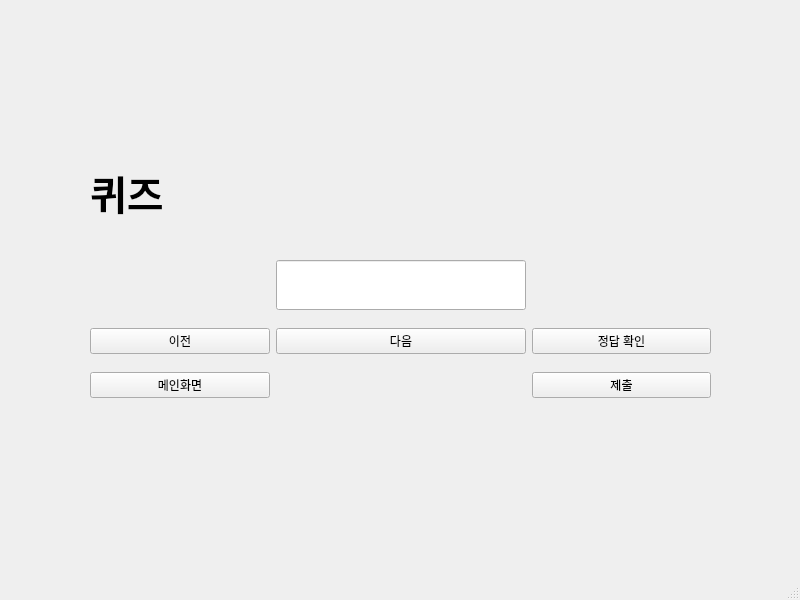
<?xml version="1.0" encoding="UTF-8"?>
<ui version="4.0">
 <class>MainWindow</class>
 <widget class="QMainWindow" name="MainWindow">
  <property name="geometry">
   <rect>
    <x>0</x>
    <y>0</y>
    <width>800</width>
    <height>600</height>
   </rect>
  </property>
  <property name="windowTitle">
   <string>MainWindow</string>
  </property>
  <widget class="QWidget" name="centralwidget">
   <widget class="QStackedWidget" name="stacked_widget">
    <property name="geometry">
     <rect>
      <x>70</x>
      <y>50</y>
      <width>671</width>
      <height>461</height>
     </rect>
    </property>
    <property name="currentIndex">
     <number>3</number>
    </property>
    <widget class="QWidget" name="page">
     <widget class="QWidget" name="gridLayoutWidget">
      <property name="geometry">
       <rect>
        <x>120</x>
        <y>80</y>
        <width>408</width>
        <height>202</height>
       </rect>
      </property>
      <layout class="QGridLayout" name="gridLayout">
       <property name="leftMargin">
        <number>0</number>
       </property>
       <item row="2" column="0">
        <widget class="QLabel" name="label_3">
         <property name="text">
          <string>PW</string>
         </property>
        </widget>
       </item>
       <item row="0" column="0" colspan="2">
        <widget class="QLabel" name="label">
         <property name="text">
          <string>영어 단어 학습 프로그램</string>
         </property>
        </widget>
       </item>
       <item row="1" column="0">
        <widget class="QLabel" name="label_2">
         <property name="text">
          <string>ID</string>
         </property>
        </widget>
       </item>
       <item row="3" column="0">
        <widget class="QPushButton" name="btn_student_exit">
         <property name="minimumSize">
          <size>
           <width>100</width>
           <height>0</height>
          </size>
         </property>
         <property name="maximumSize">
          <size>
           <width>100</width>
           <height>50</height>
          </size>
         </property>
         <property name="text">
          <string>종료</string>
         </property>
        </widget>
       </item>
       <item row="3" column="1">
        <widget class="QPushButton" name="btn_student_login">
         <property name="minimumSize">
          <size>
           <width>100</width>
           <height>50</height>
          </size>
         </property>
         <property name="maximumSize">
          <size>
           <width>100</width>
           <height>50</height>
          </size>
         </property>
         <property name="text">
          <string>로그인</string>
         </property>
        </widget>
       </item>
       <item row="1" column="1">
        <widget class="QLineEdit" name="le_student_id">
         <property name="maximumSize">
          <size>
           <width>300</width>
           <height>30</height>
          </size>
         </property>
         <property name="text">
          <string/>
         </property>
        </widget>
       </item>
       <item row="2" column="1">
        <widget class="QLineEdit" name="le_student_pw">
         <property name="maximumSize">
          <size>
           <width>300</width>
           <height>30</height>
          </size>
         </property>
        </widget>
       </item>
      </layout>
     </widget>
    </widget>
    <widget class="QWidget" name="page_2">
     <widget class="QWidget" name="gridLayoutWidget_2">
      <property name="geometry">
       <rect>
        <x>30</x>
        <y>80</y>
        <width>621</width>
        <height>281</height>
       </rect>
      </property>
      <layout class="QGridLayout" name="gridLayout_2">
       <item row="0" column="0">
        <widget class="QLabel" name="label_4">
         <property name="text">
          <string>단어 학습</string>
         </property>
        </widget>
       </item>
       <item row="1" column="1">
        <widget class="QPushButton" name="btn_select_quiz">
         <property name="text">
          <string>선택</string>
         </property>
        </widget>
       </item>
       <item row="0" column="1">
        <widget class="QLabel" name="label_5">
         <property name="text">
          <string>퀴즈</string>
         </property>
        </widget>
       </item>
       <item row="1" column="2">
        <widget class="QPushButton" name="btn_select_consulting">
         <property name="text">
          <string>선택</string>
         </property>
        </widget>
       </item>
       <item row="0" column="2">
        <widget class="QLabel" name="label_6">
         <property name="text">
          <string>상담</string>
         </property>
        </widget>
       </item>
       <item row="1" column="0">
        <widget class="QPushButton" name="btn_select_learning">
         <property name="text">
          <string>선택</string>
         </property>
        </widget>
       </item>
       <item row="2" column="0">
        <widget class="QPushButton" name="btn_select_login">
         <property name="text">
          <string>이전</string>
         </property>
        </widget>
       </item>
      </layout>
     </widget>
    </widget>
    <widget class="QWidget" name="page_3">
     <widget class="QWidget" name="gridLayoutWidget_3">
      <property name="geometry">
       <rect>
        <x>30</x>
        <y>70</y>
        <width>621</width>
        <height>281</height>
       </rect>
      </property>
      <layout class="QGridLayout" name="gridLayout_3">
       <item row="0" column="0">
        <widget class="QLabel" name="label_7">
         <property name="maximumSize">
          <size>
           <width>250</width>
           <height>100</height>
          </size>
         </property>
         <property name="font">
          <font>
           <pointsize>30</pointsize>
           <weight>75</weight>
           <bold>true</bold>
          </font>
         </property>
         <property name="text">
          <string>단어 학습</string>
         </property>
        </widget>
       </item>
       <item row="1" column="0">
        <widget class="QLabel" name="lbl_learning_word">
         <property name="maximumSize">
          <size>
           <width>250</width>
           <height>50</height>
          </size>
         </property>
         <property name="font">
          <font>
           <pointsize>20</pointsize>
           <weight>75</weight>
           <bold>true</bold>
          </font>
         </property>
         <property name="text">
          <string/>
         </property>
        </widget>
       </item>
       <item row="1" column="1">
        <widget class="QLabel" name="lbl_learning_meaning">
         <property name="maximumSize">
          <size>
           <width>250</width>
           <height>50</height>
          </size>
         </property>
         <property name="font">
          <font>
           <pointsize>20</pointsize>
          </font>
         </property>
         <property name="text">
          <string/>
         </property>
        </widget>
       </item>
       <item row="0" column="1">
        <widget class="QLabel" name="lbl_learning_word_count">
         <property name="maximumSize">
          <size>
           <width>250</width>
           <height>100</height>
          </size>
         </property>
         <property name="font">
          <font>
           <pointsize>30</pointsize>
           <weight>75</weight>
           <bold>true</bold>
          </font>
         </property>
         <property name="text">
          <string/>
         </property>
        </widget>
       </item>
       <item row="4" column="0">
        <widget class="QPushButton" name="btn_goto_quiz">
         <property name="text">
          <string>퀴즈</string>
         </property>
        </widget>
       </item>
       <item row="2" column="1">
        <widget class="QPushButton" name="btn_learning_next">
         <property name="text">
          <string>다음</string>
         </property>
        </widget>
       </item>
       <item row="2" column="0">
        <widget class="QPushButton" name="btn_learning_before">
         <property name="text">
          <string>이전</string>
         </property>
        </widget>
       </item>
       <item row="4" column="1">
        <widget class="QPushButton" name="btn_learning_main">
         <property name="text">
          <string>메인화면</string>
         </property>
        </widget>
       </item>
      </layout>
     </widget>
    </widget>
    <widget class="QWidget" name="page_4">
     <widget class="QWidget" name="gridLayoutWidget_4">
      <property name="geometry">
       <rect>
        <x>20</x>
        <y>80</y>
        <width>621</width>
        <height>281</height>
       </rect>
      </property>
      <layout class="QGridLayout" name="gridLayout_5">
       <item row="3" column="2">
        <widget class="QPushButton" name="btn_quiz_submit">
         <property name="text">
          <string>제출</string>
         </property>
        </widget>
       </item>
       <item row="0" column="0">
        <widget class="QLabel" name="label_9">
         <property name="maximumSize">
          <size>
           <width>16777215</width>
           <height>100</height>
          </size>
         </property>
         <property name="font">
          <font>
           <pointsize>30</pointsize>
           <weight>75</weight>
           <bold>true</bold>
          </font>
         </property>
         <property name="text">
          <string>퀴즈</string>
         </property>
        </widget>
       </item>
       <item row="2" column="2">
        <widget class="QPushButton" name="btn_quiz_answer">
         <property name="text">
          <string>정답 확인</string>
         </property>
        </widget>
       </item>
       <item row="0" column="1">
        <widget class="QLabel" name="lbl_quiz_ratio">
         <property name="maximumSize">
          <size>
           <width>250</width>
           <height>100</height>
          </size>
         </property>
         <property name="font">
          <font>
           <pointsize>20</pointsize>
           <weight>75</weight>
           <bold>true</bold>
          </font>
         </property>
         <property name="text">
          <string/>
         </property>
        </widget>
       </item>
       <item row="2" column="0">
        <widget class="QPushButton" name="btn_quiz_before">
         <property name="text">
          <string>이전</string>
         </property>
        </widget>
       </item>
       <item row="1" column="0">
        <widget class="QLabel" name="lbl_quiz_word">
         <property name="maximumSize">
          <size>
           <width>250</width>
           <height>50</height>
          </size>
         </property>
         <property name="font">
          <font>
           <pointsize>20</pointsize>
           <weight>75</weight>
           <bold>true</bold>
          </font>
         </property>
         <property name="text">
          <string/>
         </property>
        </widget>
       </item>
       <item row="3" column="0">
        <widget class="QPushButton" name="btn_quiz_main">
         <property name="text">
          <string>메인화면</string>
         </property>
        </widget>
       </item>
       <item row="1" column="1">
        <widget class="QLineEdit" name="le_quiz_answer">
         <property name="minimumSize">
          <size>
           <width>250</width>
           <height>0</height>
          </size>
         </property>
         <property name="maximumSize">
          <size>
           <width>250</width>
           <height>50</height>
          </size>
         </property>
        </widget>
       </item>
       <item row="1" column="2">
        <widget class="QLabel" name="lbl_quiz_answer">
         <property name="maximumSize">
          <size>
           <width>250</width>
           <height>50</height>
          </size>
         </property>
         <property name="font">
          <font>
           <pointsize>15</pointsize>
           <weight>75</weight>
           <bold>true</bold>
          </font>
         </property>
         <property name="text">
          <string/>
         </property>
        </widget>
       </item>
       <item row="2" column="1">
        <widget class="QPushButton" name="btn_quiz_next">
         <property name="maximumSize">
          <size>
           <width>250</width>
           <height>16777215</height>
          </size>
         </property>
         <property name="text">
          <string>다음</string>
         </property>
        </widget>
       </item>
       <item row="3" column="1">
        <widget class="QLabel" name="label_8">
         <property name="maximumSize">
          <size>
           <width>250</width>
           <height>16777215</height>
          </size>
         </property>
         <property name="text">
          <string/>
         </property>
        </widget>
       </item>
      </layout>
     </widget>
    </widget>
   </widget>
  </widget>
  <widget class="QMenuBar" name="menubar">
   <property name="geometry">
    <rect>
     <x>0</x>
     <y>0</y>
     <width>800</width>
     <height>22</height>
    </rect>
   </property>
  </widget>
  <widget class="QStatusBar" name="statusbar"/>
 </widget>
 <resources/>
 <connections/>
</ui>
